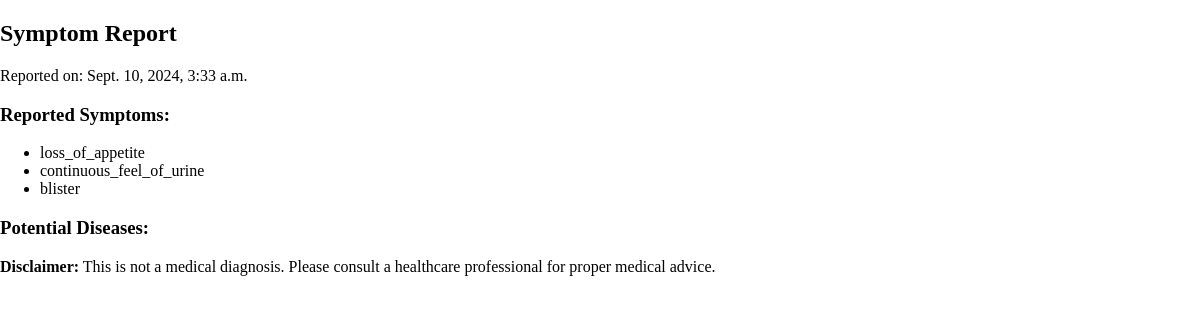
The page /view-report/125/ (signed in) on the database its author committed.
### health_app/models.py (models this page shows, shortened)
class UserSymptomReport(models.Model):
    user = models.ForeignKey(settings.AUTH_USER_MODEL, on_delete=models.CASCADE)
    symptoms = models.ManyToManyField(Symptom)
    timestamp = models.DateTimeField(auto_now_add=True)

class Symptom(models.Model):
    name = models.CharField(max_length=100, unique=True)

### health_app/views.py (the view)
# urls.py: path('view-report/<int:report_id>/', views.view_report, name='view_report'),
@login_required
def view_report(request, report_id):
    report = get_object_or_404(UserSymptomReport, id=report_id)
    symptoms = report.symptoms.all()
    symptom_names = [symptom.name.strip() for symptom in symptoms]
    try:
        symptom_vector = [1 if name in symptom_names else 0 for name in symptom_names]  # Adjust this line as necessary
        predicted_disease = make_prediction(symptom_vector)
    except Exception as e:
        return render(request, 'error.html', {'message': str(e)})
    return render(request, 'view_report.html', {
        'report': report,
        'predicted_disease': predicted_disease
    })

### health_app/views.py (called while the page is built, shortened)
def make_prediction(symptom_vector):
    global model, scaler, label_encoder
    if model is None:
        load_model()  # Ensure the model is loaded
    if len(symptom_vector) != 132:
        print(f"Error: Symptom vector has {len(symptom_vector)} features instead of 132.")
        return None

### health_app/templates/view_report.html (shortened to what this page needs)
{% extends 'base.html' %}
{% block content %}
  <h2>Symptom Report</h2>
  <p>Reported on: {{ report.timestamp }}</p>
  <h3>Reported Symptoms:</h3>
  <ul>
    {% for symptom in report.symptoms.all %}
      <li>{{ symptom.name }}</li>
    {% endfor %}
  </ul>
  <h3>Potential Diseases:</h3>
  <p><strong>Disclaimer:</strong> This is not a medical diagnosis. Please consult a healthcare professional for proper medical advice.</p>
{% endblock %}

### health_app/static/css/base.css (style rules this page uses)
body { margin: 0; padding: 0; min-height: 100vh; display: flex; flex-direction: column; }

### rows shown on the page
UserSymptomReport: timestamp "Sept. 10, 2024, 3:33 a.m."
Symptom: name "loss_of_appetite"
Symptom: name "continuous_feel_of_urine"
Symptom: name "blister"
